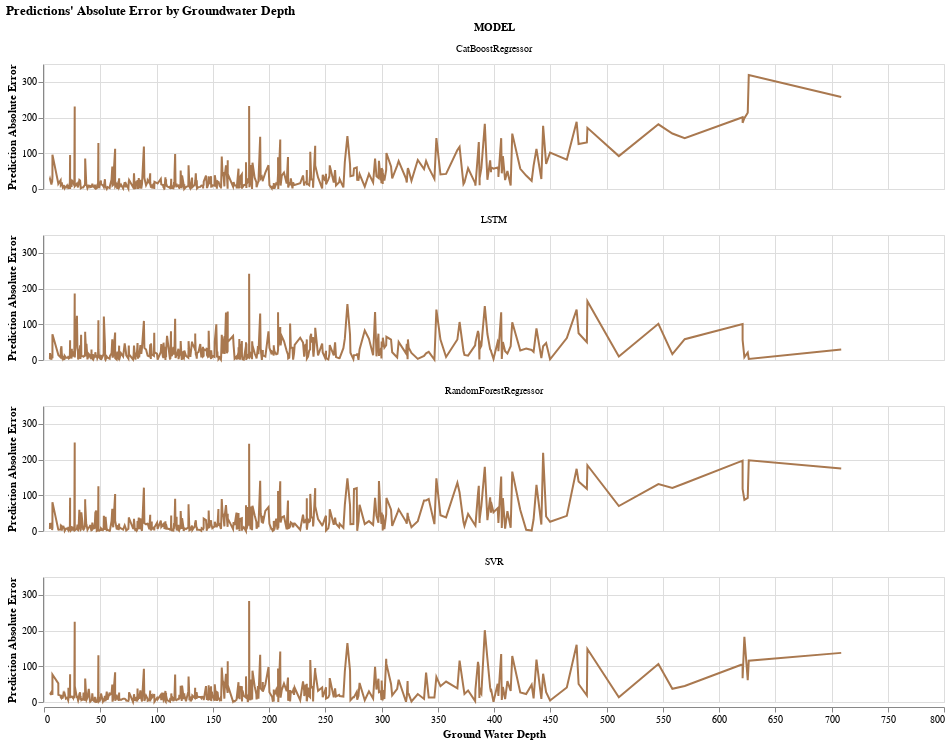

Write notebook code for a chart like this one.
### Markdown cell above
Observations:
* Most models have a lot of *small* prediction errors between 0~40 feet of groundwater depth.
* The K-Neighbors regressor model shows a more flat distribution of the number of prediction errors. The models has less low-error predictions, and many more
* The K-Neighbors regressor model and XGBoost Regressor models are the two models with the highest prediction errors above 340 feet of groundwater depth
* The Random Forest Regressor, Gradient Boosting Regressor and LSTM models are the models with the lowest maximum prediction error at around 140 feet.

All models have a lot of high prediction errors, but the less such errors the better. For that reason it seems that the best models trained on the test data and evaluated on the 2021 groundwater depth values are:
* Random Forest Regressor
* Gradient Boosting Regressor
* LSTM

### Prediction Absolute Error by Groundwater Depth
The first visualization shows the absolute error of each individual prediction, based on the groundwater depth. The second visualization shows the average prediction error per 1o feet of groundwater depth. For this visualization, we binned the predictions by 10 feet of groundwater depth and computed the mean of the absolute errors of the predictions in each bin.

### Code cell
error_by_gsegwe_df = models_errors_df[["TOWNSHIP_RANGE",  "2021_GSE_GWE", "CatBoostRegressor", "SVR", "RandomForestRegressor", "LSTM"]].copy()
draw_model_error_by_feature(error_by_gsegwe_df, x="2021_GSE_GWE", x_title="Ground Water Depth", title="Predictions' Absolute Error by Groundwater Depth")

### Figure 1 — Vega-Lite specification as saved in the notebook (floating-point values rounded to 4 significant figures; data arrays with more than 128 entries replaced by an {"elided": "..."} marker saying what was removed)
{"config": {"view": {"continuousWidth": 400, "continuousHeight": 300}}, "data": {"name": "data-27b3c166ff0bab8c68524a842abb773e"}, "facet": {"field": "MODEL", "type": "nominal"}, "spec": {"mark": {"type": "line", "color": "#A9784F"}, "encoding": {"tooltip": [{"field": "MODEL", "type": "nominal"}, {"field": "ABS_ERROR", "type": "quantitative"}, {"field": "TOWNSHIP_RANGE", "type": "nominal"}], "x": {"field": "2021_GSE_GWE", "title": "Ground Water Depth", "type": "quantitative"}, "y": {"field": "ABS_ERROR", "title": "Prediction Absolute Error", "type": "quantitative"}}, "height": 125, "width": 900}, "columns": 1, "title": "Predictions' Absolute Error by Groundwater Depth", "$schema": "https://vega.github.io/schema/vega-lite/v4.17.0.json", "datasets": {"data-27b3c166ff0bab8c68524a842abb773e": {"elided": "1912 records"}}}
